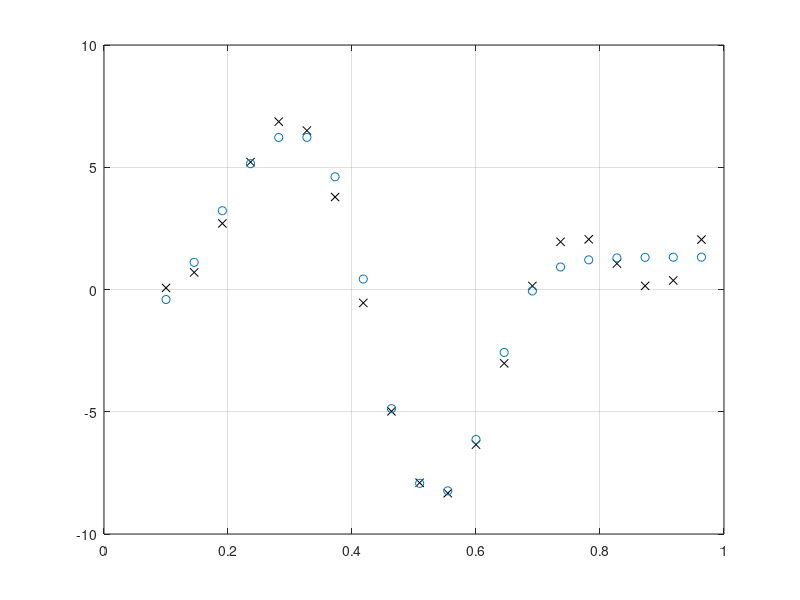

Write the MATLAB code that produced this figure.
clc;

    % žingsnis:
    n = 0.1;
    LEARN_COUNT = 1000;

% Aproksimavimo intervalas:
x = 0.1:1/22:1;
fprintf("x:"); disp(x);

% Aproksimuojamoji funkcija (tikrosios vertės):
d = 5*sin(8*x) + 4*cos(16*x + pi/3);
fprintf("d:"); disp(d);

% Pasirenku naudoti 4 neuronų paslėptąjį sl.

% Pradines koeficientų reikšmes imu atsitiktines:
w1_11_n0 = rand(1);  b1_1_n0  = rand(1);
w1_21_n0 = rand(1);  b1_2_n0  = rand(1);
w1_31_n0 = rand(1);  b1_3_n0  = rand(1);
w1_41_n0 = rand(1);  b1_4_n0  = rand(1);
w1_51_n0 = rand(1);  b1_5_n0  = rand(1);
w1_61_n0 = rand(1);  b1_6_n0  = rand(1);

w2_11_n0 = rand(1);
w2_12_n0 = rand(1);
w2_13_n0 = rand(1);
w2_14_n0 = rand(1);
w2_15_n0 = rand(1);
w2_16_n0 = rand(1);
b2_1_n0  = rand(1);

% Skaičiuoju tinklo atsaką,
y = zeros(1, length(x));
% ... ir kiekvienos iteracijos klaidas,
e = zeros(1, length(x));

for apmokymas=0:1:LEARN_COUNT
    for i=1:length(x)
        % paslėptojo sl. neuronų įėjimai:
        v1 = x(i) * w1_11_n0 + b1_1_n0;
        v2 = x(i) * w1_21_n0 + b1_2_n0;
        v3 = x(i) * w1_31_n0 + b1_3_n0;
        v4 = x(i) * w1_41_n0 + b1_4_n0;
        v5 = x(i) * w1_51_n0 + b1_5_n0;
        v6 = x(i) * w1_61_n0 + b1_6_n0;

        % ... jų išėjimai:
        y1 = 1/(1 + exp(-v1));
        y2 = 1/(1 + exp(-v2));
        y3 = 1/(1 + exp(-v3));
        y4 = 1/(1 + exp(-v4));
        y5 = 1/(1 + exp(-v5));
        y6 = 1/(1 + exp(-v6));

        % iš. sl. neurono išėjimas:
        y(i) = y1 * w2_11_n0 + ...
               y2 * w2_12_n0 + ...
               y3 * w2_13_n0 + ...
               y4 * w2_14_n0 + ...
               y5 * w2_15_n0 + ...
               y6 * w2_16_n0 + ...
                    b2_1_n0;

        % iteracijos klaida:
        e(i) = d(i) - y(i);

        % sumatoriaus aktyvavimo funkcija = v;
        % jos išvestinė (pagal v) = 1;

        % imame tikslo funkciją = e^2/2;
        % jos išvestinė (pagal e) = e;

        % išėjimo sl. gradientas:
        delta2 = 1 * e(i);

        % išėjimo sl. koeficientai (tikslinimas):
        w2_11_n1 = w2_11_n0 + n * delta2 * y1;
        w2_12_n1 = w2_12_n0 + n * delta2 * y2;
        w2_13_n1 = w2_13_n0 + n * delta2 * y3;
        w2_14_n1 = w2_14_n0 + n * delta2 * y4;
        w2_15_n1 = w2_15_n0 + n * delta2 * y5;
        w2_16_n1 = w2_16_n0 + n * delta2 * y6;
        b2_1_n0  = b2_1_n0  + n * delta2;

        % paslėptojo sl. gradientai:
        %   phi(v)=tanh(v) išvestinė (pagal v) = (1 - y * y);

        delta1_1 = y1 * (1 - y1) * delta2 * w2_11_n0;
        delta1_2 = y2 * (1 - y2) * delta2 * w2_12_n0;
        delta1_3 = y3 * (1 - y3) * delta2 * w2_13_n0;
        delta1_4 = y4 * (1 - y4) * delta2 * w2_14_n0;
        delta1_5 = y5 * (1 - y5) * delta2 * w2_15_n0;
        delta1_6 = y6 * (1 - y6) * delta2 * w2_16_n0;

        % paslėptojo sl. koeficientai (tikslinimas):
        w1_11_n0 = w1_11_n0 + n * delta1_1 * x(i);
        w1_21_n0 = w1_21_n0 + n * delta1_2 * x(i);
        w1_31_n0 = w1_31_n0 + n * delta1_3 * x(i);
        w1_41_n0 = w1_41_n0 + n * delta1_4 * x(i);
        w1_51_n0 = w1_51_n0 + n * delta1_5 * x(i);
        w1_61_n0 = w1_61_n0 + n * delta1_6 * x(i);

        b1_1_n0  = b1_1_n0  + n * delta1_1;
        b1_2_n0  = b1_2_n0  + n * delta1_2;
        b1_3_n0  = b1_3_n0  + n * delta1_3;
        b1_4_n0  = b1_4_n0  + n * delta1_4;
        b1_5_n0  = b1_5_n0  + n * delta1_5;
        b1_6_n0  = b1_6_n0  + n * delta1_6;

        % atnaujintus paslėptojo sl. koeficientus įrašome į senųjų vietą (šių jau nebeverta saugoti):
        w2_11_n0 = w2_11_n1;
        w2_12_n0 = w2_12_n1;
        w2_13_n0 = w2_13_n1;
        w2_14_n0 = w2_14_n1;
        w2_15_n0 = w2_15_n1;
        w2_16_n0 = w2_16_n1;
    end
end

fprintf("y:"); disp(y);
fprintf("e:"); disp(e);

% patikrinkime perceptrono veiksnumą:

%x(i) = 0.539; % tada y turėtų būti:
%d(i) = 5*sin(8*x(i)) + 4*cos(16*x(i) + pi/3); % -8.484;

for i=1:length(x)
    % paslėptojo sl. neuronų įėjimai:
    v1 = x(i) * w1_11_n0 + b1_1_n0;
    v2 = x(i) * w1_21_n0 + b1_2_n0;
    v3 = x(i) * w1_31_n0 + b1_3_n0;
    v4 = x(i) * w1_41_n0 + b1_4_n0;
    v5 = x(i) * w1_51_n0 + b1_5_n0;
    v6 = x(i) * w1_61_n0 + b1_6_n0;

    % ... jų išėjimai:
    y1 = 1/(1 + exp(-v1));
    y2 = 1/(1 + exp(-v2));
    y3 = 1/(1 + exp(-v3));
    y4 = 1/(1 + exp(-v4));
    y5 = 1/(1 + exp(-v5));
    y6 = 1/(1 + exp(-v6));

    % iš. sl. neurono išėjimas:
    y(i) = y1 * w2_11_n0 + ...
           y2 * w2_12_n0 + ...
           y3 * w2_13_n0 + ...
           y4 * w2_14_n0 + ...
           y5 * w2_15_n0 + ...
           y6 * w2_16_n0 + ...
                b2_1_n0;

    % iteracijos klaida:
    e(i) = d(i) - y(i);
end

plot(x, d, 'kx', x, y, 'o'); grid;

i = 10;
fprintf("x = %f, d = %f, aproksimuotas y = %f, paklaida e = %f.\n", x(i), d(i), y(i), e(i));

% Ištaisius grubią klaidą reikalai pagerėjo:
% x = 0.761200, d = 2.198011, aproksimuotas y = 2.259677, paklaida e = -0.061666.
%
% Bet kitame taške jau vėl blogai:
% x = 0.539000, d = -8.483715, aproksimuotas y = 2.197730, paklaida e = -10.681445.
%
% Iš grafiko matyti, kad DNT apsimokė piešti tiesę.
%
% Pasižiūrėjęs į kolegos darbą supratau, kad jį (DNT) reikia apmokint bent
% kelis tūkstančius sykių=). Pamėginkim.
%
% Ir vis tiek ne stebuklas:
% x = 0.509091, d = -7.904207, aproksimuotas y = 2.115965, paklaida e = -10.020171.

fprintf("Pabaiga.\n");
